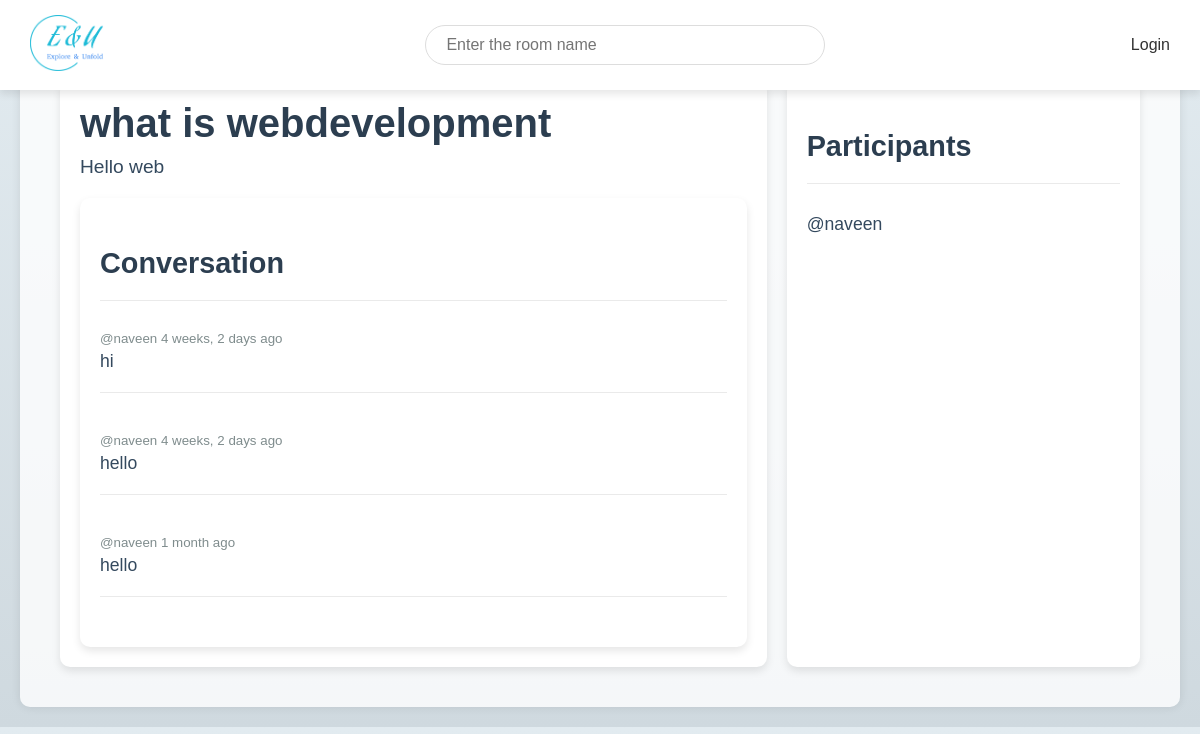
The page /room/1/ on the database its author committed.
### base/models.py (models this page shows, shortened)
class Room(models.Model):
    host = models.ForeignKey(
        User, on_delete=models.SET_NULL, null=True)
    topic = models.ForeignKey(
        Topic, on_delete=models.SET_NULL, null=True)
    name = models.CharField(max_length=200)
    description = models.TextField(null=True, blank=True)
    participants = models.ManyToManyField(
        User, related_name='participants', blank=True)
    updated = models.DateTimeField(auto_now=True)
    created = models.DateTimeField(auto_now_add=True)
    class Meta:
        ordering = ['-updated', '-created']

class Message(models.Model):
    user = models.ForeignKey(
        User, on_delete=models.CASCADE)
    room = models.ForeignKey(
        Room, on_delete=models.CASCADE)
    body = models.TextField()
    updated = models.DateTimeField(auto_now=True)
    created = models.DateTimeField(auto_now_add=True)
    class Meta:
        ordering = ['-updated', '-created']

### base/views.py (the view, shortened to what this page needs)
# urls.py: path('room/<str:pk>/', views.room, name='room'),
def room(request, pk):
    room = Room.objects.get(id=pk)
    room_messages = room.message_set.all()
    participants = room.participants.all()
    context = {'room': room, 'room_messages': room_messages,
               'participants': participants}
    return render(request, 'base/room.html', context)

### base/templates/base/room.html (shortened to what this page needs)
{% extends 'main.html' %} {% block content %}
<div class="container">
  <div class="room-container">
    <div class="room-info">
      <h1>{{ room.name }}</h1>
      <p>{{ room.description }}</p>
      <div class="conversation">
        <h3>Conversation</h3>
        <hr />
        {% for message in room_messages %}
        <div>
          <small>@{{ message.user }} {{ message.created|timesince }} ago</small>
          <p>{{ message.body }}</p>
          <hr />
        </div>
        {% endfor %}
      </div>
    </div>
    <div class="participants">
      <h3>Participants</h3>
      <hr />
      {% for user in participants %}
      <div>
        <p>@{{ user.username }}</p>
      </div>
      {% endfor %}
    </div>
  </div>
</div>
{% endblock %}

### templates/main.html (style rules this page uses)
body { background-image: linear-gradient(120deg, #fdfbfb 0%, #ebedee 100%); font-family: Arial, sans-serif; margin-top: 60px; }

### templates/navbar.html (style rules this page uses)
body, h1, h2, form, input, nav, a, p { margin: 0; padding: 0; box-sizing: border-box; font-family: "Arial", sans-serif; }
body { background-color: #f7f7f7; color: #333; }
hr { border: none; height: 1px; background-color: #ddd; margin: 10px 0; }
html { scroll-behavior: smooth; }

### base/templates/base/room.html (style rules this page uses)
body { font-family: "Arial", sans-serif; background-image: linear-gradient(to top, #cfd9df 0%, #e2ebf0 100%); margin: 0; padding: 0; }
.container { max-width: 1200px; margin: 0 auto; padding: 20px; }
.room-container { display: grid; grid-template-columns: 2fr 1fr; gap: 20px; width: 100%; }
h1, h3 { color: #2c3e50; }
p { color: #34495e; }
hr { border: none; height: 1px; background-color: #eaeaea; margin: 20px 0; }
.room-info { background-color: #fff; padding: 20px; border-radius: 10px; box-shadow: 0 4px 8px rgba(0, 0, 0, 0.1); }
.room-info h1 { font-size: 2.5em; margin-bottom: 10px; }
.room-info p { font-size: 1.2em; margin-bottom: 20px; }
.conversation { background-color: #fff; padding: 20px; border-radius: 10px; box-shadow: 0 4px 8px rgba(0, 0, 0, 0.1); }
.conversation h3 { font-size: 1.8em; margin-bottom: 10px; }
.conversation div { padding: 10px 0; }
.conversation small { color: #7f8c8d; display: block; margin-bottom: 5px; }
.conversation p { font-size: 1.1em; }
.participants { background-color: #fff; padding: 20px; border-radius: 10px; box-shadow: 0 4px 8px rgba(0, 0, 0, 0.1); }
.participants h3 { font-size: 1.8em; margin-bottom: 10px; }
.participants div { padding: 10px 0; }
.participants p { font-size: 1.1em; }

### rows shown on the page
Room: name "what is webdevelopment", description "Hello web"
Message: user "naveen", created "4 weeks, 2 days", body "hi"
Message: user "naveen", created "4 weeks, 2 days", body "hello"
Message: user "naveen", created "1 month", body "hello"

### other values the page prints
{{ user.username }} "naveen"
